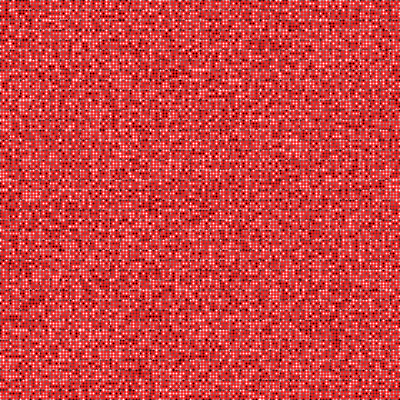
Frame 1 (no input)
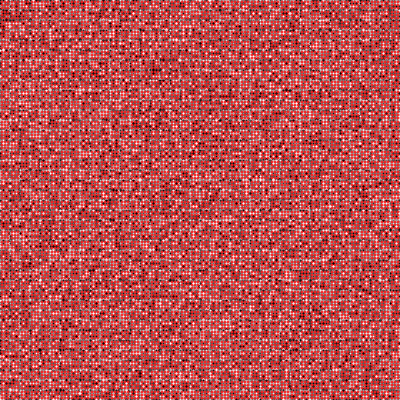
Frame 2 (the mouse pressed at the canvas centre, redrawn once)

The Processing sketch that drew these frames (run headless with seeded random() and noise(); the mouse was pressed at the canvas centre and the sketch redrawn once):

// Processing sketch: processing_39192
// ── processing_39192.pde

//Nicklaus WIlliams
void setup(){
  size (400,400);
  background(255,25,25);
  smooth();
}
 
void draw(){
  for (int x=0; x<width; x+=10){
    for (int y=0; y<width; y+=10){
      points (x,y);
     //formation of grid using points, locations of grid with x,y and a,b included with below function
    }
  }
}
 
void points (float x, float y) {
  pushMatrix();
  translate (x,y);
  for(int a=0; a<10; a+=10/3){
    for(int b=0; b<10; b+=10/3){
       //makes new points to set with grid
       
    stroke(random(0,255));
    strokeWeight(2);
    point(a,b);
  }
}
noLoop();
  popMatrix();
  //ends push matrix
}
   
  
